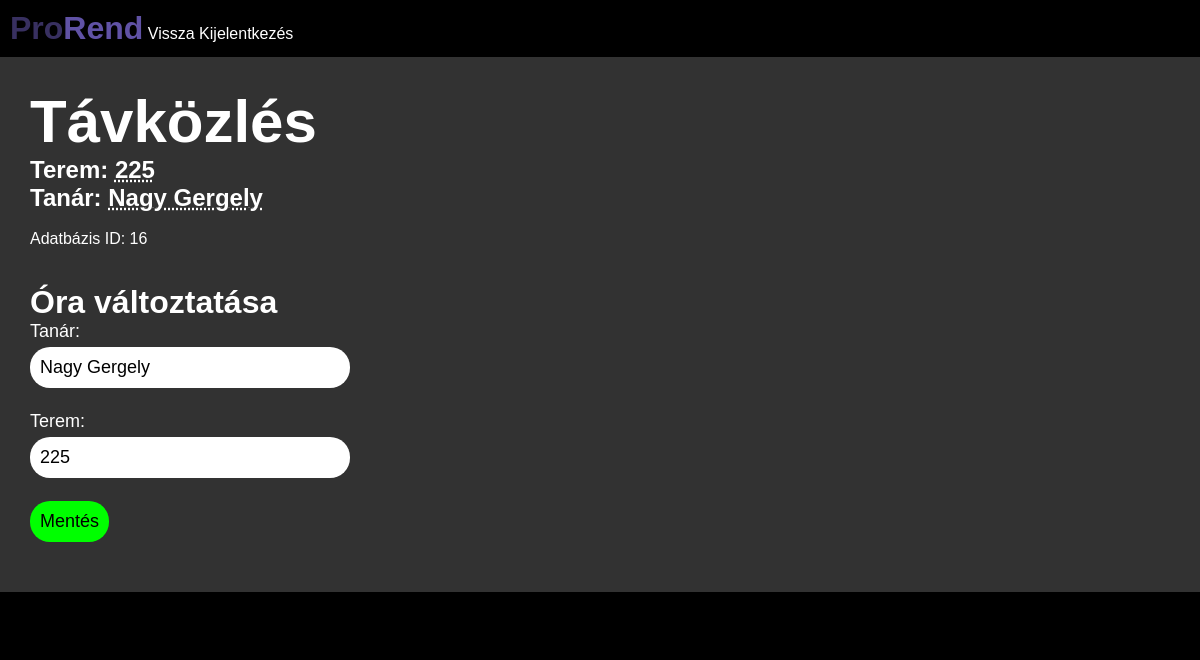
/diak/megtekintes.php?id=16 (signed in), run on the app's committed database.
### tables this page shows
CREATE TABLE "timetable"
(
    id
        primary key,
    day        VARCHAR(10)  not null,
    class_time INT          not null,
    subject    VARCHAR(100) not null,
    room       VARCHAR(50),
    teacher    VARCHAR(100)
);

### diak/megtekintes.php (the view, shortened to what this page needs)
<?php
$db = new PDO('sqlite:../database/users.db');
$stmt = $db->prepare("SELECT * FROM timetable WHERE id = :id");
$stmt->bindValue(':id', $_GET["id"], PDO::PARAM_INT);
$stmt->execute();
$result = $stmt->fetchAll(PDO::FETCH_ASSOC);
?>
<!doctype html>
<html lang="hu">
<head>
    <link rel="stylesheet" href="/static/css/megtekintes.css">
</head>
<body>
    <header>
        <h1>
            <span style="color: #383060">Pro</span><span style="color: #6052a5">Rend</span>
        </h1>
        <nav>
            <a href="/">Vissza</a>
            <a href="/logout.php">Kijelentkezés</a>
        </nav>
    </header>
    <main>
        <?php foreach ($result as $data): ?>
            <h1 class="subject"><?php echo $data["subject"]; ?></h1>
            <h2>Terem: <span class="underline"><?php echo $data["room"]; ?></span></h2>
            <h2>Tanár: <span class="underline"><?php echo $data["teacher"]; ?></span></h2>
            <br>
            <p>Adatbázis ID: <?php echo $data["id"]; ?></p>
            <br>
            <br>
            <h1>Óra változtatása</h1>
            <form action="valtoztatas.php" method="post" autocomplete="off">
                <label for="teacher">Tanár:</label><br>
                <input type="text" name="teacher" id="teacher" value="<?php echo $data["teacher"]; ?>" required><br>
                <br>
                <label for="room">Terem:</label><br>
                <input type="text" name="room" id="room" value="<?php echo $data["room"]; ?>" required><br>
                <br>
                <input type="submit" value="Mentés">
            </form>
        <?php endforeach; ?>
    </main>
    <footer>
    </footer>
</body>
</html>

### static/css/megtekintes.css (style rules this page uses)
* { margin: 0; padding: 0; }
body { font-family: sans-serif; background-color: black; }
header { background-color: black; color: white; padding: 10px; }
main { background-color: #323232; color: white; padding: 30px; padding-bottom: 50px; }
footer { background-color: black; color: white; padding: 20px; text-align: center; }
header h1, nav { display: inline-block; }
a { color: white; text-decoration: none; }
.subject { font-size: 60px; }
.underline { text-decoration: underline dotted; }
label { font-size: large; }
input[type="text"] { margin-top: 5px; margin-bottom: 5px; border:none; font-size: large; padding:10px; border-radius: 20px; width: 300px; }
input[type="submit"] { padding: 10px; font-size: large; border: none; border-radius: 20px; background-color: #00ff00; }

### data on the page
timetable: subject "Távközlés", room "225", teacher "Nagy Gergely", id "16"
